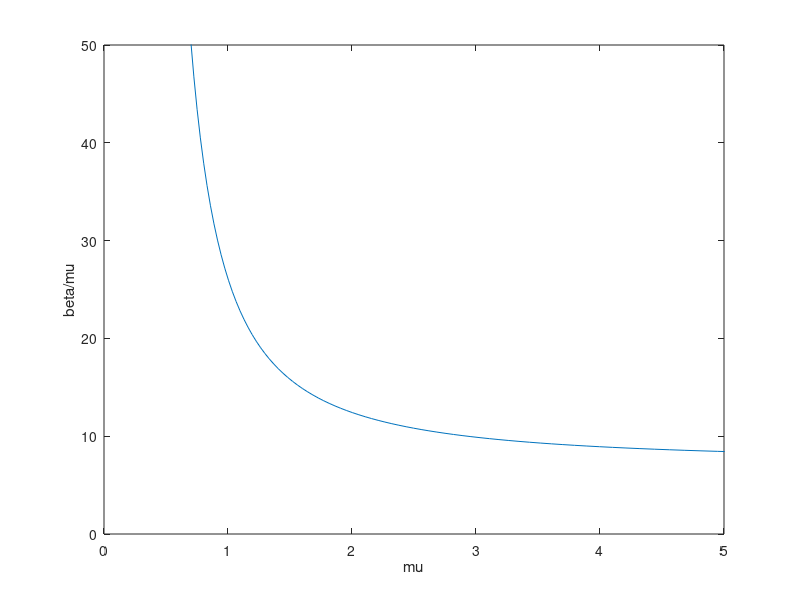

Recreate this plot in MATLAB. (Note: this script raises an error after producing the figure.)
% Copyright (c) 2021 Francesca Scarabel
% This code is distributed under the MIT license, see LICENSE for 
% licensing information. 
% 
% If using this code, please cite 
% Scarabel F, Diekmann O, Vermiglio R (2021). Numerical bifurcation analysis of renewal equations via pseudospectral approximation, 
% Journal of Computational and Applied Mathematics, 397:113611. https://doi.org/10.1016/j.cam.2021.113611

% MC_example22
% command line instructions for the MatCont continuation of the system defined
% in PS_example22.m
% (Gurney et al, Nature 1980)

clear;
clearvars -global cds
close all

%% Analytic Hopf curve

w = [1.7:0.01:3]'; % linspace(pi/2,pi-0.1,100)';

c1= w.*cos(w)./sin(w);
c2= -w./sin(w);

mmu = -c1;
bbeta = -c1.*exp(1+c2./c1);

figure
plot(mmu,bbeta./mmu); hold on
axis([0 5 0 50])
xlabel('mu'); ylabel('beta/mu')

%% Numerical continuation with Matcont

% Discretization parameters
M=20;

% Initial parameter values
tau_max=5; 
mu=4;
gamma=1;
aux=1;
par=[gamma,mu,aux,tau_max,M]';

% Approximated equilibrium corresponding to par
xeq=0;
yeq=[];

% Continuation parameters
ap1=1; % index of the continuation parameter in the vector par
ap2=2;
ap3=3;
TOL=1e-6;
TestTOL=1e-6;

%% Continuation process

MM=M; % dimension of the approximating ODE system
handles=feval(@PS_example22);
opt=contset;
global cds;

%% Equilibrium continuation from initial point [xeq;yeq]

display('Starting equilibrium continuation from initial point');
par0=par;

% set options
opt=contset(opt,'Singularities',1);
opt=contset(opt,'FunTolerance',TOL); opt=contset(opt,'VarTolerance',TOL);
opt=contset(opt,'TestTolerance',TestTOL);
opt=contset(opt,'Eigenvalues',1);
opt=contset(opt,'Backward',0);
opt=contset(opt,'MaxNumPoints',200);

state_eq=feval(handles{1},M,xeq,yeq,tau_max); % initializes equilibrium vector
[x0,v0]=init_EP_EP(@PS_example22,state_eq,par0,ap1);
[xe,ve,se,he,fe]=cont(@equilibrium,x0,v0,opt); xe(end,end)
jj=0;
while ((length(se)<3) && xe(end,end)>0.1 && jj<10)
    [xe,ve,se,he,fe]=cont(xe,ve,se,he,fe,cds);
    jj=jj+1;
end

%% Detection of singular points
% xe,ve,se,he,fe = output of previous continuation
% par = current parameter vector
% ap1 = index of continuation parameter in vector par

% BP, branching point
for ii=1:length(se)
    if strcmp(se(ii).label,'BP')==1
        BP_index=se(ii).index;
        sBP=se(ii);
        break;
    end
end
par(ap1)=xe(end,BP_index);
BP=xe(1:MM,BP_index);

xeBP=xe; veBP=ve; seBP=se; heBP=he; feBP=fe;
parBP=par;

%% Equilibrium continuation from BP
% BP = vector of variables at BP
% parBP = parameter vector at BP
% sBP = information about BP from previous continuation
display('Starting equilibrium continuation from BP');

% set options
%opt=contset(opt,'MaxNumPoints',100);
opt=contset(opt,'MaxStepsize',1);
opt=contset(opt,'Backward',0);

[x0,v0]=init_BP_EP(@PS_example22,BP,parBP,sBP,0.01);
[xe,ve,se,he,fe]=cont(@equilibrium,x0,v0,opt); xe(end,end)
jj=0;
while ( xe(end,end)<30 && xe(end,end)>0 && jj<10)
    [xe,ve,se,he,fe]=cont(xe,ve,se,he,fe,cds); xe(end,end)
    jj=jj+1;
end

% Plot
figure(1) 
cpl(xe,ve,se,[MM+1 1]);
xlabel('gamma');
title(['Bifurcation Example 2.2, mu=',num2str(mu),', M=',num2str(M)]);

%% Detection of singular points
% H, Hopf point

for ii=1:size(se)
    if (strcmp(se(ii).label,'H ')==1 && xe(end,se(ii).index)>0)
        H_index=se(ii).index;
        break;
    end
end
par(ap1)=xe(end,H_index);
H=xe(1:MM,H_index);

xeH=xe; veH=ve; seH=se; heH=he; feH=fe;
parH=par;

%% H continuation in two parameters
% H = vector of variables at H
% parH = parameter vector at H
% ap1,ap2 = index of continuation parameters in the vector par
display('Starting H continuation');

% set options
opt=contset(opt,'FunTolerance',TOL); opt=contset(opt,'VarTolerance',TOL);
opt=contset(opt,'TestTolerance',TOL);
opt=contset(opt,'Singularities',0);

% forward branch
opt=contset(opt,'Backward',0);

[x0,v0]=init_H_H(@PS_example22,H,parH,[ap1 ap2]);
[xh,vh,sh,hh,fh]=cont(@hopf,x0,[],opt); xh(MM+1,end)

jj=0;
while (xh(MM+2,1)<5 && xh(MM+2,end)<5 && xh(MM+2,1)>0.6 && xh(MM+2,end)>0.6 && jj<5)
     [xh,vh,sh,hh,fh]=cont(xh,vh,sh,hh,fh,cds); xh(MM+2,end)
      jj=jj+1;
end

%% backward branch
opt=contset(opt,'Backward',1);

[x0,v0]=init_H_H(@PS_example22,H,parH,[ap1 ap2]);
[xhb,vhb,shb,hhb,fhb]=cont(@hopf,x0,[],opt); xhb(MM+1,end)
% [xhb,vhb,shb,hhb,fhb]=cont(xhb,vhb,shb,hhb,fhb,cds); xhb(MM+1,end)

jj=0;
while (xhb(MM+2,1)<5 && xhb(MM+2,end)<5 && xhb(MM+2,1)>0.6 && xhb(MM+2,end)>0.6 && jj<5)
    [xhb,vhb,shb,hhb,fhb]=cont(xhb,vhb,shb,hhb,fhb,cds); xhb(MM+2,end)
    jj=jj+1;
end

%% Limit cycle continuation from H
% H = vector of variables at H
% parH = parameter vector at H
% ap1 = index of continuation parameter in vector par
display('Starting LC continuation from H');

% set options
TOL=1e-6;
opt=contset(opt,'FunTolerance',TOL); opt=contset(opt,'VarTolerance',TOL);
opt=contset(opt,'TestTolerance',TOL);

opt=contset(opt,'MaxNumPoints',200);
opt=contset(opt,'Singularities',1);
opt=contset(opt,'Multipliers',1);
opt=contset(opt,'MaxStepsize',10); %100
opt=contset(opt,'InitStepsize',1e-1);
opt=contset(opt,'Adapt',1);

ntst=40; % number of intervals
ncol=4; % degree of polynomial

[x0,v0]=init_H_LC(@PS_example22,H,parH,ap1,1e-2,ntst,ncol);
[xlc,vlc,slc,hlc,flc]= cont(@limitcycle,x0,v0,opt); xlc(end,end)
jj=1;
while ((length(slc)<5) && xlc(end,end)< 90 && jj<10)
    [xlc,vlc,slc,hlc,flc]= cont(xlc,vlc,slc,hlc,flc,cds); xlc(end,end)
    jj=jj+1;
end

% save(['M',num2str(M),'_Example22_tau_',num2str(tau_max),'_ntst_',num2str(ntst)]);

%% detection of PD bifurcation

SPD=1;
for S=1:size(slc)
    if strcmp(slc(S).label,'PD ')==1
        PD_index=slc(S).index;
        SPD=S;
        break;
    end
end

par_PD=xlc(end,PD_index);
parPD=parH;
parPD(ap1)=par_PD;

%% PD continuation in two parameters % ap1,ap2 = index of continuation
% parameters in the vector par display('Starting PD continuation');
% 
TOL=1e-6;
FunTOL=1e-6;

% set options
opt=contset(opt,'FunTolerance',FunTOL); opt=contset(opt,'VarTolerance',TOL);
opt=contset(opt,'TestTolerance',TOL); %opt=contset(opt,'Singularities',1);
opt=contset(opt,'Eigenvalues',0);
opt=contset(opt,'Multipliers',0); 
opt=contset(opt,'Singularities',0);
opt=contset(opt,'MaxNumPoints',50);
opt=contset(opt,'MaxStepsize',100);

% forward branch
opt=contset(opt,'Backward',0);

[x0,v0]=init_PD_PD(@PS_example22,xlc,slc(SPD),[ap1 ap2],ntst,ncol);
[xpd,vpd,spd,hpd,fpd]=cont(@perioddoubling,x0,v0,opt); % 
l=size(xpd,1);

jj=0; 
while (xpd(l,1)<5 && xpd(l,end)<5 && xpd(l,1)>0.6 && xpd(l,end)>0.6 && jj<5) %
    [xpd,vpd,spd,hpd,fpd]=cont(xpd,vpd,spd,hpd,fpd,cds); 
    xpd(l,end) %   
    xpd(end-1,end)./xpd(end,end)
    jj=jj+1;
end

% save(['M',num2str(M),'_Example22_tau_',num2str(tau_max),'_ntst_',num2str(ntst)]);

%% backward branch
opt=contset(opt,'Backward',1);
opt=contset(opt,'MaxStepsize',100);

[x0,v0]=init_PD_PD(@PS_example22,xlc,slc(SPD),[ap1 ap2],ntst,ncol);
[xpd1,vpd1,spd1,hpd1,fpd1]=cont(@perioddoubling,x0,v0,opt); % 

jj=0; 
while (xpd1(l,1)<5 && xpd1(l,end)<5 && xpd1(l,1)>0.6 && xpd1(l,end)>0.6 && jj<5) %  
    [xpd1,vpd1,spd1,hpd1,fpd1]=cont(xpd1,vpd1,spd1,hpd1,fpd1,cds); xpd1(l,end) %       
    jj=jj+1;
end

% save(['M',num2str(M),'_Example22_tau_',num2str(tau_max),'_ntst_',num2str(ntst)]);

% PLOTS
%% Plot of stability regions

figure(2); clf
plot([0;5], [1;1], 'g'); hold on % existence
plot(xh(MM+2,:),xh(MM+1,:)./xh(MM+2,:),'b'); % Hopf
plot(xhb(MM+2,:),xhb(MM+1,:)./xhb(MM+2,:), 'b')
plot(xpd(end,:),xpd(end-1,:)./xpd(end,:),'r'); % Period doubling
plot(xpd1(end,:),xpd1(end-1,:)./xpd1(end,:),'r'); % Period doubling
axis([0 5 0 50]);
xlabel('mu'); ylabel('gamma/mu');
title(['Stability regions, M=',num2str(M),', tau=',num2str(tau_max)]);
% savefig(['M',num2str(M),'_PD_curve_tau_',num2str(tau_max),'_ntst_',num2str(ntst)]); % ]); %

%% Plot of bifurcation diagram of first component
p = pi*(2*(0:M-1)'+1)/(2*M);
x=[1;sin(pi/2-p)]; % nodes with addition of 1 % either cos(p) or sin (pi/2-p) 
X=repmat(x,1,M+1);
dX=X-X';
c=[2^(M-1)/M*prod(dX(1,2:end)); ((-1).^(0:M-1)').*dX(2:end,1)./sin(p)];
D=(c*(1./c'))./(dX+(eye(M+1)));
D=D-diag(sum(D')); % differentiation matrix
% scaling
Nodes = 0.5*tau_max*(x-1);
DM = 2/tau_max*D(2:end,2:end);

[QuadWeights,QuadNodes]=cheb_quad(50,-tau_max,-1);

b0BP = zeros(size(xeBP,2),1);
for index_sol = 1:size(xeBP,2)
    
    mub = xeBP(end,index_sol);
    % Parameters and functions
    beta0 = gamma*exp(mub);
    
    derb = DM*xeBP(1:end-1,index_sol);
    der = polint(Nodes(2:end),derb,QuadNodes); % polint from Weideman-Reddy suite

    ARG = QuadWeights*(der.*exp(mub*QuadNodes));

    FM = beta0*ARG.*exp(-100*ARG); % scaling for ease of computation: b(t)=100*btilde
    b0BP(index_sol) = FM; % select component in node -tau
end

b0H = zeros(size(xeH,2),1);
for index_sol = 1:size(xeH,2)
    
    mub = xeH(end,index_sol);
    % Parameters and functions
    beta0 = gamma*exp(mub);
    
    derb = DM*xeH(1:end-1,index_sol);
    der = polint(Nodes(2:end),derb,QuadNodes); % polint from Weideman-Reddy suite

    ARG = QuadWeights*(der.*exp(mub*QuadNodes));

    FM = beta0*ARG.*exp(-100*ARG); % scaling for ease of computation: b(t)=100*btilde
    b0H(index_sol) = FM; % select component in node -tau
end

figure(10); clf; 
xlabel('$\mu$','Interpreter','latex');
title(['Bifurcation Example 2.2, mu=',num2str(mu),', M=',num2str(M)]);

plot(xeBP(end,:),b0BP,'b');
hold on
plot(xeH(end,:),b0H,'b');

for ii=2:length(seBP)-1
    index=seBP(ii).index;
    plot(xeBP(end,index),b0BP(index),'or');
end

for ii=2:length(seH)-1
    index=seH(ii).index;
    plot(xeH(end,index),b0H(index),'or');
end

Per_Solutions = zeros(ntst*ncol+1,size(xlc,2));
for ind_persol=1:size(xlc,2)
    for ind_mesh=1:ntst*ncol+1

        mub = xlc(end,ind_persol);
        % Parameters and functions
        beta0 = gamma*exp(mub);

        derb = DM*xlc((ind_mesh-1)*MM+1:(ind_mesh-1)*MM+MM,ind_persol);
        der_quad = polint(Nodes(2:end),derb,QuadNodes);
        
        ARG = QuadWeights*(der_quad.*exp(mub*QuadNodes));

        FM = beta0*ARG.*exp(-100*ARG); % scaling for ease of computation: b(t)=100*btilde
        b0_per = FM;
        Per_Solutions(ind_mesh,ind_persol) = b0_per;

    end
        
end
    
upperbound=max(Per_Solutions);
lowerbound=min(Per_Solutions);

plot(xlc(end,:),upperbound,'g',xlc(end,:),lowerbound,'g');

for ii=2:length(slc)-1
    index=slc(ii).index;
    plot(xlc(end,index),upperbound(index),'or',xlc(end,index),lowerbound(index),'or');
end
% savefig(['M',num2str(M),'_bif_diagram_tau_',num2str(tau_max),'_ntst_',num2str(ntst)]);

%% 

function [w,x]=cheb_quad(N,a,b)
% Output:
% x - N+1 Chebyshev nodes on [a,b] (x_0=a, x_N=b),
% w - weights of the quadrature formula in [a,b],
% see Trefethen 2000

    p=pi*(0:N)'/N;
    x=((a-b)*cos(p)+b+a)/2;

    % Quadrature weights
    w=zeros(1,N+1);
    ii=2:N;
    v=ones(N-1,1);
    if mod(N,2)==0
        w(1)=1/(N^2-1);
        w(N+1)=w(1);
        for k=1:N/2-1
            v=v-2*cos(2*k*p(ii))/(4*k^2-1);
        end
        v=v-cos(N*p(ii))/(N^2-1);
    else
        w(1)=1/N^2;
        w(N+1)=w(1);
        for k=1:(N-1)/2
            v=v-2*cos(2*k*p(ii))/(4*k^2-1);
        end
    end
    w(ii)=2*v/N;
    w=w*abs(b-a)/2;

end
